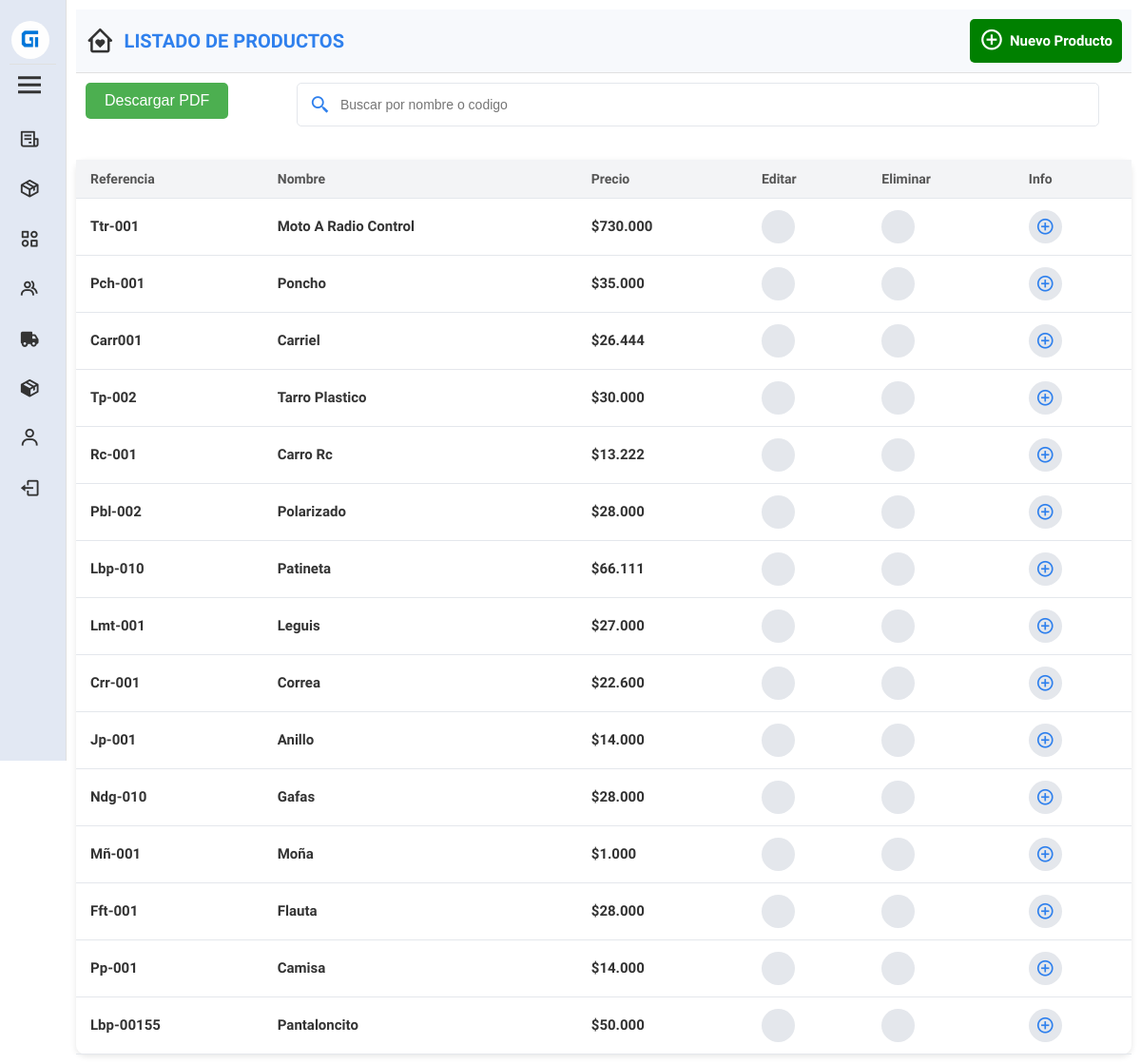
The page /ver_productos.php (signed in) on the database its author committed.
### tables this page shows
CREATE TABLE `productos` (
  `cont_producto` int(11) NOT NULL,
  `codigo_producto` varchar(10) NOT NULL,
  `referencia` varchar(50) NOT NULL,
  `nombre` varchar(56) NOT NULL,
  `descripcion` varchar(600) NOT NULL,
  `categoria` int(11) NOT NULL,
  `precio_compra` float NOT NULL,
  `con_iva` tinyint(1) NOT NULL,
  `porcentaje_ganancia` float NOT NULL,
  `precio_venta` float NOT NULL,
  `cantidad` int(5) NOT NULL,
  `cantidad_minima` int(2) NOT NULL,
  `tiempo_registro` datetime NOT NULL,
  `documento_operador` varchar(12) NOT NULL,
  `estado` varchar(8) NOT NULL
);

### ver_productos.php (the view, shortened to what this page needs)
<?php
require 'pdo.php';
$estado = 'activo';
$stmt = $pdo->prepare('
     SELECT
        `cont_producto`,
        `referencia`,
        `nombre`,
        `precio_venta`
    FROM `productos`
    WHERE `estado` = :activo
    ORDER BY `cont_producto` DESC
    LIMIT 15;
');
$stmt->bindParam(':activo', $estado);
$stmt->execute();
$productos = $stmt->fetchAll(PDO::FETCH_OBJ);
?>
<!DOCTYPE html>
<html lang="es">
<head>
    <link href='https://unpkg.com/boxicons@2.1.4/css/boxicons.min.css' rel='stylesheet'>
    <link href="https://cdn.lineicons.com/4.0/lineicons.css" rel="stylesheet">
    <link rel="stylesheet" href="style/css/ver_productos.css">
    <link rel="stylesheet" href="style/css/menu.css">
</head>
<body>
<aside class="aside active" id="aside">
        <div class="head">
            <div class="profile">
                <img src="style/images/logo_gestion.png" alt="Gestión de Inventario - Logo">
            </div>
            <i class='bx bx-menu' id="menu"></i>
        </div>
        <div class="options">
            <a id="" href="ver_ventas.php" class="tooltip" data-tooltip="Ventas">
                <div>
                    <i class='bx bx-receipt'></i>
                </div>
            </a>
            <a id="" href="ver_productos.php" class="tooltip" data-tooltip="Productos">
                <div>
                    <i class='bx bx-package'></i>
                </div>
            </a>
            <a id="" href="ver_categorias.php" class="tooltip" data-tooltip="Categorias">
                <div>
                    <i class='bx bx-category-alt'></i>
                </div>
            </a>
            <a id="" href="ver_clientes.php" class="tooltip" data-tooltip="Clientes">
                <div>
                    <i class='bx bx-group'></i>
                </div>
            </a>
            <?php if ($_SESSION['rol'] === 'superadmin' || $_SESSION['rol'] === 'administrador') : ?>
                <a id="" href="ver_proveedores.php" class="tooltip" data-tooltip="Proveedores">
                    <div>
                        <i class='bx bxs-truck'></i>
                    </div>
                </a>
            <?php endif; ?>
            <?php if ($_SESSION['rol'] === 'superadmin' || $_SESSION['rol'] === 'administrador') : ?>
                <a id="" href="ver_compras_proveedores.php" class="tooltip" data-tooltip="Compras">
                    <div>
                        <i class='bx bxs-package'></i>
                    </div>
                </a>
            <?php endif; ?>
            <?php if ($_SESSION['rol'] === 'superadmin' || $_SESSION['rol'] === 'administrador') : ?>
                <a id="" href="ver_usuarios.php" class="tooltip" data-tooltip="Usuarios">
                    <div>
                        <i class='bx bx-user'></i>
                    </div>
                </a>
            <?php endif; ?>
            <a class="links tooltip" href="logout.php"  data-tooltip="Cerrar sesión">
                <div>
                    <i class='bx bx-log-out'></i>
                </div>
            </a>
        </div>
    </aside>
    <main id="inicio">
        <section id="barra">
            <div id="atras">
                <a href="home.php">
                    <i class='bx bx-home-heart'></i>
                </a>
                <h4>LISTADO DE PRODUCTOS</h4>
            </div>
            <?php if ($_SESSION['rol'] === 'superadmin' || $_SESSION['rol'] === 'administrador') : ?>
                <a id="add_producto" href="registro_varios_productos.php">
                    <i class='bx bx-plus-circle'></i>
                    <p>Nuevo Producto</p>
                </a>
            <?php endif; ?>
        </section>
        <section id="opciones">
            <div id="descargar_prod">
                <a href="generar_pdf.php" class="descargar-pdf">
                    <button>Descargar PDF</button>
                </a>
            </div>
            <div id="buscar_prod">
                <form id="busca_producto" action="buscador_producto.php" method="GET" >
                    <div class="campos" id="buscador_prod">
                        <i class='bx bx-search-alt-2' ></i>
                        <input type="text" name="producto" id="producto" placeholder="Buscar por nombre o codigo" autocomplete="off">
                    </div>
                </form>
            </div>
        </section>
        <section id="datos">
            <?php if ($productos): ?>
                <table id="datos_productos">
                    <thead>
                        <tr>
                            <th>Referencia</th>
                            <th>Nombre</th>
                            <th>Precio</th>
                            <th>Editar</th>
                            <th>Eliminar</th>
                            <th>Info</th>
                        </tr>
                    </thead>
                    <tbody>
                        <?php foreach ($productos as $producto): ?>
                            <tr>
                                <td><?= htmlspecialchars($producto->referencia) ?></td>
                                <td><?= htmlspecialchars($producto->nombre) ?></td>
                                <td>$<?= number_format($producto->precio_venta, 0, '', '.') ?></td>
                                <td id="icono_edit">
                                <?php if ($_SESSION['rol'] === 'superadmin' || $_SESSION['rol'] === 'administrador'): ?>
                                    <a href="editar_producto.php?cont_producto=<?= $producto->cont_producto ?>">
                                    </a>
                                <?php else: ?>
                                    <i class="lni lni-lock" title="No tienes permisos para editar"></i>
                                <?php endif; ?>
                                </td>
                                <td id="icono_elim">
                                <?php if ($_SESSION['rol'] === 'superadmin' || $_SESSION['rol'] === 'administrador'): ?>
                                    <a href="eliminar_producto.php?cont_producto=<?= htmlspecialchars($producto->cont_producto) ?>" title="Eliminar" onclick="return confirm('¿Estás seguro de que deseas eliminar este producto?');">
                                    </a>
                                <?php else: ?>
                                    <i class="lni lni-lock" title="No tienes permisos para editar"></i>
                                <?php endif; ?>
                                </td>
                                <td id="icono_edit">
                                    <a href="#" class="verMasProducto" data-id="<?= $producto->cont_producto ?>">
                                        <i class='bx bx-plus-circle'></i>
                                    </a>
                                </td>
                            </tr>
                        <?php endforeach; ?>
                    </tbody>
                </table>
            <?php else: ?>
                <p>Aún no hay productos registrados para ver</p>
            <?php endif; ?>
        </section>
    </main>
</body>
</html>

### style/css/ver_productos.css (style rules this page uses)
a#add_producto { display: flex; justify-content: space-between; font-size: 1.2em; text-decoration: none; color: #fff; background-color: green; padding: 10px; border-radius: 5px; align-items: center; }
a#add_producto i { margin: 0 6px 0 0; font-size: 1.2em; }
a#add_producto p { font-size: 15px; margin: 0; }
section#opciones { display: flex; justify-content: space-between; }
div#buscar_prod { width: 80%; }
div#buscador_prod { margin: 10px; position: relative; width: 95%; }
#buscador_prod > i { border-radius: 10%; color: #2F80ED; font-size: 22px; left: 7px; padding: 7px; position: absolute; top: 50%; transform: translateY(-50%); z-index: 3; }
div#buscador_prod input#producto { width: 100%; padding: 1em 1em 1em 45px; font-size: 14px; border: 1px solid #E4E7EC; border-radius: 5px; background: #fff; transition: border 0.3s; margin: 0; }
section#datos { background: #fff; padding: 0; border-radius: 10px; box-shadow: 0 2px 6px rgba(0, 0, 0, 0.1); }
table#datos_productos { width: 100%; border-collapse: collapse; margin-top: 25px; }
table#datos_productos th { background: #F3F4F6; font-size: 14px; color: #555; text-transform: uppercase; }
table#datos_productos td { font-size: 15px; color: #333; }
table#datos_productos th, table#datos_productos td { padding: 12px 15px; text-align: left; border-bottom: 1px solid #E4E7EC; text-transform: capitalize; }
table#datos_productos a { text-decoration: none; color: #2F80ED; font-size: 16px; display: flex; align-items: center; justify-content: center; width: 35px; height: 35px; border-radius: 50%; background: #E4E7EC; transition: background 0.3s, transform 0.2s; }
table#datos_productos i { font-size: 20px; }
.descargar-pdf button { background-color: #4CAF50; color: white; padding: 10px 20px; border: none; border-radius: 5px; cursor: pointer; font-size: 16px; margin: 10px; }

### style/css/menu.css (style rules this page uses)
* { box-sizing: border-box; transition: all 0.3s ease-in-out; }
body, html { margin: 0; padding: 0; }
body { font-family: "Nunito Sans", serif; font-size: 18px; font-weight: 600; }
.aside { width: 300px; height: 100vh; background: #E2E8F3; color: #333; position: fixed; transition: 0.3s ease-in-out; overflow: hidden; border-right: 1px solid #E0E0E0; overflow-y: auto; }
.aside.active { width: 70px; transition: all 0.4s ease; }
.head { display: flex; align-items: flex-start; justify-content: space-between; flex-direction: column; padding: 10px; }
.profile { display: flex; align-items: center; border-bottom: 1px solid #E0E0E0; margin: 10px 0 0 0; width: 100%; }
.head img { width: 40px; height: 40px; border-radius: 50%; margin: 2px 2px 5px 2px; }
#menu { color: #333; font-size: 2em; cursor: pointer; transition: 0.3s; margin: 3px; }
.options a { padding: 15px 20px; display: flex; align-items: center; transition: 0.3s; font-family: "Nunito Sans", serif; text-decoration: none; }
.options div { color: #333; display: flex; align-items: center; width: 100%; }
.options i { margin-right: 15px; font-size: 1.4rem; }
main { margin-left: 300px; padding: 10px; transition: 0.3s; }
.aside.active ~ main { margin-left: 70px; }
section#barra { display: flex; justify-content: space-between; align-items: center; padding: 10px; background-color: #f7f9fc; border-bottom: 1px solid #e0e0e0; flex-wrap: wrap; }
div#atras { display: flex; align-items: center; gap: 10px; }
div#atras a { text-decoration: none; color: #333; font-size: 1.7em; display: flex; }
div#atras h4 { margin: 0; font-size: 20px; color: #2F80ED; }
.tooltip { position: relative; display: inline-block; cursor: pointer; }
.tooltip::after { content: attr(data-tooltip); position: absolute; left: 50%; bottom: 120%; transform: translateX(-50%); background-color: #333; color: #fff; padding: 5px 8px; border-radius: 6px; white-space: nowrap; font-size: 12px; opacity: 0; pointer-events: none; transition: opacity 0.3s ease; z-index: 1000; }

### rows shown on the page
productos: referencia "Ttr-001", nombre "Moto A Radio Control", precio_venta "730.000"
productos: referencia "Pch-001", nombre "Poncho", precio_venta "35.000"
productos: referencia "Carr001", nombre "Carriel", precio_venta "26.444"
productos: referencia "Tp-002", nombre "Tarro Plastico", precio_venta "30.000"
productos: referencia "Rc-001", nombre "Carro Rc", precio_venta "13.222"
productos: referencia "Pbl-002", nombre "Polarizado", precio_venta "28.000"
productos: referencia "Lbp-010", nombre "Patineta", precio_venta "66.111"
productos: referencia "Lmt-001", nombre "Leguis", precio_venta "27.000"
productos: referencia "Crr-001", nombre "Correa", precio_venta "22.600"
productos: referencia "Jp-001", nombre "Anillo", precio_venta "14.000"
productos: referencia "Ndg-010", nombre "Gafas", precio_venta "28.000"
productos: referencia "Mñ-001", nombre "Moña", precio_venta "1.000"
productos: referencia "Fft-001", nombre "Flauta", precio_venta "28.000"
productos: referencia "Pp-001", nombre "Camisa", precio_venta "14.000"
productos: referencia "Lbp-00155", nombre "Pantaloncito", precio_venta "50.000"
